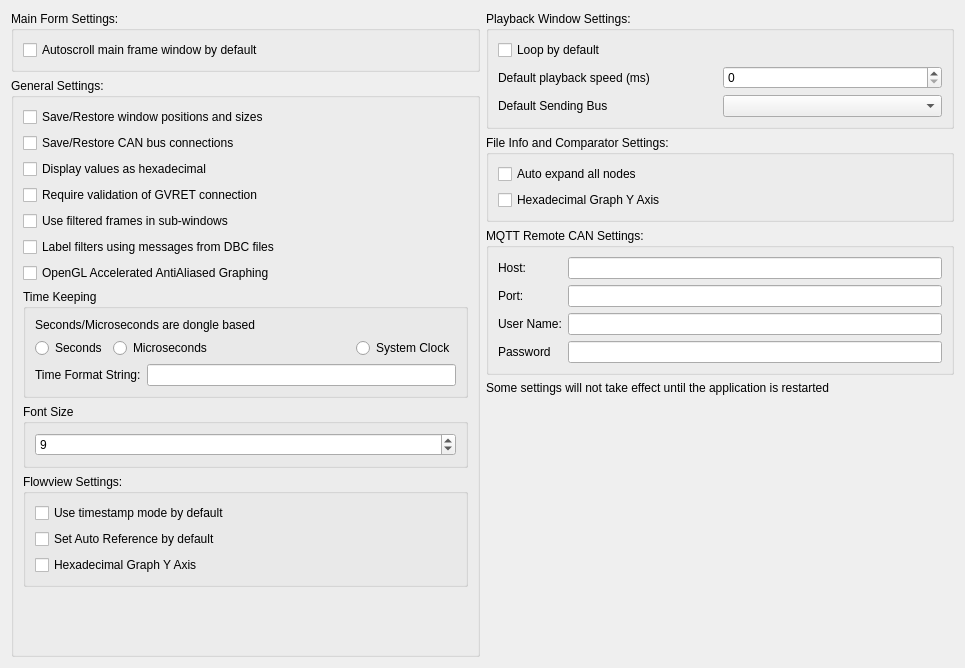
<?xml version="1.0" encoding="UTF-8"?>
<ui version="4.0">
 <class>MainSettingsDialog</class>
 <widget class="QDialog" name="MainSettingsDialog">
  <property name="geometry">
   <rect>
    <x>0</x>
    <y>0</y>
    <width>965</width>
    <height>668</height>
   </rect>
  </property>
  <property name="windowTitle">
   <string>Main Settings</string>
  </property>
  <layout class="QHBoxLayout" name="horizontalLayout_5" stretch="1,1">
   <item>
    <layout class="QVBoxLayout" name="verticalLayout">
     <item>
      <widget class="QGroupBox" name="groupBox_2">
       <property name="title">
        <string>Main Form Settings:</string>
       </property>
       <layout class="QVBoxLayout" name="verticalLayout_3">
        <item>
         <widget class="QCheckBox" name="cbMainAutoScroll">
          <property name="text">
           <string>Autoscroll main frame window by default</string>
          </property>
         </widget>
        </item>
       </layout>
      </widget>
     </item>
     <item>
      <widget class="QGroupBox" name="groupBox">
       <property name="title">
        <string>General Settings:</string>
       </property>
       <layout class="QVBoxLayout" name="verticalLayout_2">
        <item>
         <widget class="QCheckBox" name="cbRestorePositions">
          <property name="text">
           <string>Save/Restore window positions and sizes</string>
          </property>
         </widget>
        </item>
        <item>
         <widget class="QCheckBox" name="cbLoadConnections">
          <property name="text">
           <string>Save/Restore CAN bus connections</string>
          </property>
         </widget>
        </item>
        <item>
         <widget class="QCheckBox" name="cbDisplayHex">
          <property name="text">
           <string>Display values as hexadecimal</string>
          </property>
         </widget>
        </item>
        <item>
         <widget class="QCheckBox" name="cbValidate">
          <property name="text">
           <string>Require validation of GVRET connection</string>
          </property>
         </widget>
        </item>
        <item>
         <widget class="QCheckBox" name="cbUseFiltered">
          <property name="text">
           <string>Use filtered frames in sub-windows</string>
          </property>
         </widget>
        </item>
        <item>
         <widget class="QCheckBox" name="cbFilterLabeling">
          <property name="text">
           <string>Label filters using messages from DBC files</string>
          </property>
         </widget>
        </item>
        <item>
         <widget class="QCheckBox" name="cbUseOpenGL">
          <property name="text">
           <string>OpenGL Accelerated AntiAliased Graphing</string>
          </property>
         </widget>
        </item>
        <item>
         <widget class="QGroupBox" name="groupBox_6">
          <property name="title">
           <string>Time Keeping</string>
          </property>
          <layout class="QVBoxLayout" name="verticalLayout_7">
           <item>
            <widget class="QLabel" name="label_3">
             <property name="text">
              <string>Seconds/Microseconds are dongle based</string>
             </property>
            </widget>
           </item>
           <item>
            <layout class="QHBoxLayout" name="horizontalLayout_4">
             <item>
              <widget class="QRadioButton" name="rbSeconds">
               <property name="text">
                <string>Seconds</string>
               </property>
              </widget>
             </item>
             <item>
              <widget class="QRadioButton" name="rbMicros">
               <property name="text">
                <string>Microseconds</string>
               </property>
              </widget>
             </item>
             <item>
              <spacer name="horizontalSpacer">
               <property name="orientation">
                <enum>Qt::Horizontal</enum>
               </property>
               <property name="sizeHint" stdset="0">
                <size>
                 <width>40</width>
                 <height>20</height>
                </size>
               </property>
              </spacer>
             </item>
             <item>
              <widget class="QRadioButton" name="rbSysClock">
               <property name="text">
                <string>System Clock</string>
               </property>
              </widget>
             </item>
            </layout>
           </item>
           <item>
            <layout class="QHBoxLayout" name="horizontalLayout_3">
             <item>
              <widget class="QLabel" name="label_4">
               <property name="text">
                <string>Time Format String:</string>
               </property>
              </widget>
             </item>
             <item>
              <widget class="QLineEdit" name="lineClockFormat"/>
             </item>
            </layout>
           </item>
          </layout>
         </widget>
        </item>
        <item>
         <widget class="QGroupBox" name="groupBox_7">
          <property name="title">
           <string>Font Size</string>
          </property>
          <layout class="QVBoxLayout" name="verticalLayout_8">
           <item>
            <widget class="QSpinBox" name="spinFontSize">
             <property name="minimum">
              <number>7</number>
             </property>
             <property name="maximum">
              <number>15</number>
             </property>
             <property name="value">
              <number>9</number>
             </property>
            </widget>
           </item>
          </layout>
         </widget>
        </item>
        <item>
         <widget class="QGroupBox" name="groupBox_3">
          <property name="title">
           <string>Flowview Settings:</string>
          </property>
          <layout class="QVBoxLayout" name="verticalLayout_4">
           <item>
            <widget class="QCheckBox" name="cbFlowUseTimestamp">
             <property name="text">
              <string>Use timestamp mode by default</string>
             </property>
            </widget>
           </item>
           <item>
            <widget class="QCheckBox" name="cbFlowAutoRef">
             <property name="text">
              <string>Set Auto Reference by default</string>
             </property>
            </widget>
           </item>
           <item>
            <widget class="QCheckBox" name="cbHexGraphFlow">
             <property name="text">
              <string>Hexadecimal Graph Y Axis</string>
             </property>
            </widget>
           </item>
          </layout>
         </widget>
        </item>
        <item>
         <spacer name="verticalSpacer_2">
          <property name="orientation">
           <enum>Qt::Vertical</enum>
          </property>
          <property name="sizeHint" stdset="0">
           <size>
            <width>20</width>
            <height>40</height>
           </size>
          </property>
         </spacer>
        </item>
       </layout>
      </widget>
     </item>
    </layout>
   </item>
   <item>
    <layout class="QVBoxLayout" name="verticalLayout_9">
     <item>
      <widget class="QGroupBox" name="groupBox_4">
       <property name="title">
        <string>Playback Window Settings:</string>
       </property>
       <layout class="QVBoxLayout" name="verticalLayout_5">
        <item>
         <widget class="QCheckBox" name="cbPlaybackLoop">
          <property name="text">
           <string>Loop by default</string>
          </property>
         </widget>
        </item>
        <item>
         <layout class="QHBoxLayout" name="horizontalLayout">
          <item>
           <widget class="QLabel" name="label">
            <property name="text">
             <string>Default playback speed (ms)</string>
            </property>
           </widget>
          </item>
          <item>
           <widget class="QSpinBox" name="spinPlaybackSpeed">
            <property name="maximum">
             <number>1000</number>
            </property>
           </widget>
          </item>
         </layout>
        </item>
        <item>
         <layout class="QHBoxLayout" name="horizontalLayout_2">
          <item>
           <widget class="QLabel" name="label_2">
            <property name="text">
             <string>Default Sending Bus</string>
            </property>
           </widget>
          </item>
          <item>
           <widget class="QComboBox" name="comboSendingBus"/>
          </item>
         </layout>
        </item>
       </layout>
      </widget>
     </item>
     <item>
      <widget class="QGroupBox" name="groupBox_5">
       <property name="title">
        <string>File Info and Comparator Settings:</string>
       </property>
       <layout class="QVBoxLayout" name="verticalLayout_6">
        <item>
         <widget class="QCheckBox" name="cbInfoAutoExpand">
          <property name="text">
           <string>Auto expand all nodes</string>
          </property>
         </widget>
        </item>
        <item>
         <widget class="QCheckBox" name="cbHexGraphInfo">
          <property name="text">
           <string>Hexadecimal Graph Y Axis</string>
          </property>
         </widget>
        </item>
       </layout>
      </widget>
     </item>
     <item>
      <widget class="QGroupBox" name="groupBox_8">
       <property name="enabled">
        <bool>true</bool>
       </property>
       <property name="title">
        <string>MQTT Remote CAN Settings:</string>
       </property>
       <layout class="QFormLayout" name="formLayout">
        <item row="0" column="0">
         <widget class="QLabel" name="label_6">
          <property name="text">
           <string>Host:</string>
          </property>
         </widget>
        </item>
        <item row="0" column="1">
         <widget class="QLineEdit" name="lineRemoteHost"/>
        </item>
        <item row="1" column="0">
         <widget class="QLabel" name="label_7">
          <property name="text">
           <string>Port:</string>
          </property>
         </widget>
        </item>
        <item row="1" column="1">
         <widget class="QLineEdit" name="lineRemotePort"/>
        </item>
        <item row="2" column="0">
         <widget class="QLabel" name="label_8">
          <property name="text">
           <string>User Name:</string>
          </property>
         </widget>
        </item>
        <item row="2" column="1">
         <widget class="QLineEdit" name="lineRemoteUser"/>
        </item>
        <item row="3" column="0">
         <widget class="QLabel" name="label_9">
          <property name="text">
           <string>Password</string>
          </property>
         </widget>
        </item>
        <item row="3" column="1">
         <widget class="QLineEdit" name="lineRemotePassword">
          <property name="echoMode">
           <enum>QLineEdit::Password</enum>
          </property>
         </widget>
        </item>
       </layout>
      </widget>
     </item>
     <item>
      <widget class="QLabel" name="label_5">
       <property name="text">
        <string>Some settings will not take effect until the application is restarted</string>
       </property>
       <property name="wordWrap">
        <bool>true</bool>
       </property>
      </widget>
     </item>
     <item>
      <spacer name="verticalSpacer">
       <property name="orientation">
        <enum>Qt::Vertical</enum>
       </property>
       <property name="sizeHint" stdset="0">
        <size>
         <width>20</width>
         <height>40</height>
        </size>
       </property>
      </spacer>
     </item>
    </layout>
   </item>
  </layout>
 </widget>
 <tabstops>
  <tabstop>cbMainAutoScroll</tabstop>
  <tabstop>cbRestorePositions</tabstop>
  <tabstop>cbLoadConnections</tabstop>
  <tabstop>cbDisplayHex</tabstop>
  <tabstop>cbValidate</tabstop>
  <tabstop>cbUseFiltered</tabstop>
  <tabstop>cbUseOpenGL</tabstop>
  <tabstop>rbSeconds</tabstop>
  <tabstop>rbMicros</tabstop>
  <tabstop>rbSysClock</tabstop>
  <tabstop>lineClockFormat</tabstop>
  <tabstop>spinFontSize</tabstop>
  <tabstop>cbFlowUseTimestamp</tabstop>
  <tabstop>cbFlowAutoRef</tabstop>
  <tabstop>cbPlaybackLoop</tabstop>
  <tabstop>spinPlaybackSpeed</tabstop>
  <tabstop>comboSendingBus</tabstop>
  <tabstop>cbInfoAutoExpand</tabstop>
  <tabstop>lineRemoteHost</tabstop>
  <tabstop>lineRemotePort</tabstop>
 </tabstops>
 <resources/>
 <connections/>
</ui>
